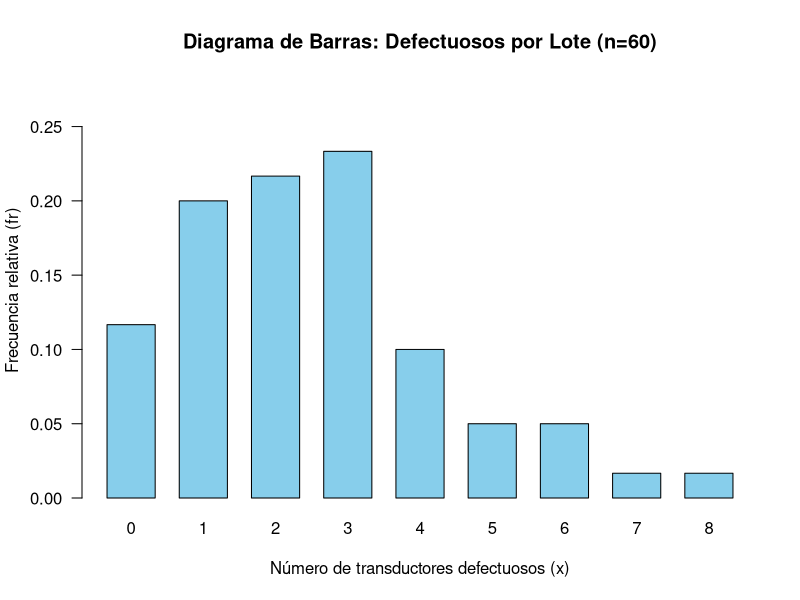

Generate this figure with R:
# 1. Ingresamos los 60 datos observados de la muestra 
datos <- c(2, 1, 2, 4, 0, 1, 3, 2, 0, 5, 3, 3, 1, 3, 2, 4, 7, 0, 2, 3, 0, 4, 2, 1, 3, 1, 1, 3, 4, 1, 2, 3, 2, 2, 8, 4, 5, 1, 3, 1, 5, 0, 2, 3, 2, 1, 0, 6, 4, 2, 1, 6, 0, 3, 3, 3, 6, 1, 2, 3) 

# 2. Calculamos las frecuencias relativas 
frec_relativa <- table(datos) / length(datos)

# 3. Generamos el Diagrama de Barras 
barplot(frec_relativa, space = 0.5, # Espacio entre barras (variable discreta) 
        col = "skyblue", # Color de las barras 
        
        xlab = "Número de transductores defectuosos (x)", # Etiqueta eje X 
        
        ylab = "Frecuencia relativa (fr)", # Etiqueta eje Y 
        
        main = "Diagrama de Barras: Defectuosos por Lote (n=60)", # Título principal 
        
        ylim = c(0, 0.28), # Límite del eje Y 
        
        las = 1) # Orientación de números del eje Y
